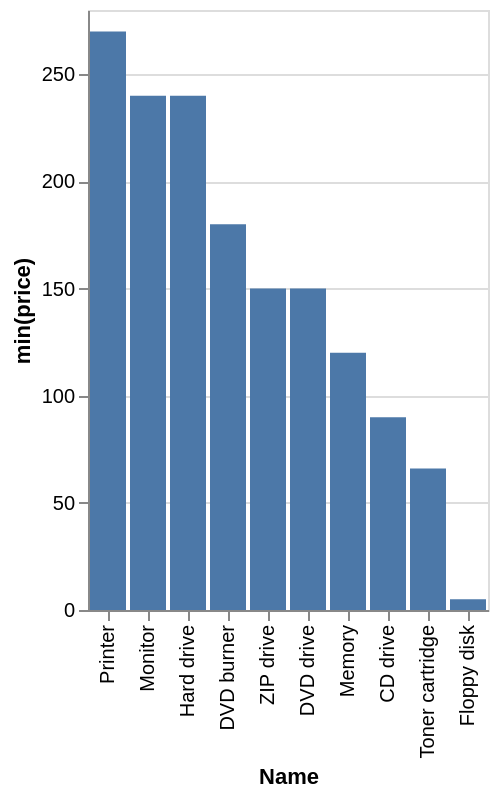

Write the Vega-Lite specification saved for this chart.
### Vega-Lite specification from a JSON file in a GitHub repository (floating-point values rounded to 4 significant figures)
{"data": {"values": [{"x_data": "Printer", "y_data": 270}, {"x_data": "Monitor", "y_data": 240}, {"x_data": "Hard drive", "y_data": 240}, {"x_data": "DVD burner", "y_data": 180}, {"x_data": "ZIP drive", "y_data": 150}, {"x_data": "DVD drive", "y_data": 150}, {"x_data": "Memory", "y_data": 120}, {"x_data": "CD drive", "y_data": 90}, {"x_data": "Toner cartridge", "y_data": 66}, {"x_data": "Floppy disk", "y_data": 5}]}, "mark": "bar", "encoding": {"x": {"field": "x_data", "type": "nominal", "title": "Name", "sort": {"op": "sum", "field": "y_data", "order": "descending"}}, "y": {"field": "y_data", "type": "quantitative", "title": "min(price)"}}}
